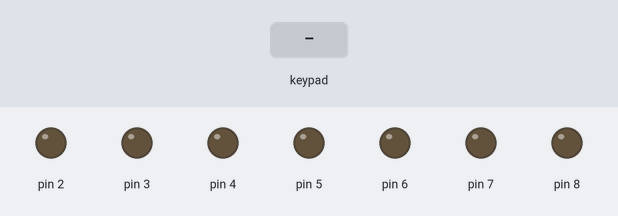
Bench run of a sketch on a simulated Arduino Uno, built with avr-gcc and run on an emulated ATmega328P. Parts: output pins drawn as LEDs (lit = HIGH). Dashed ring = blinking. The test bench sets the inputs (shaded band).

Above: at 1.2 s.
1.3 s: keypad keys 1 2 3 4 pressed 0.4 s apart
At 3.2 s:
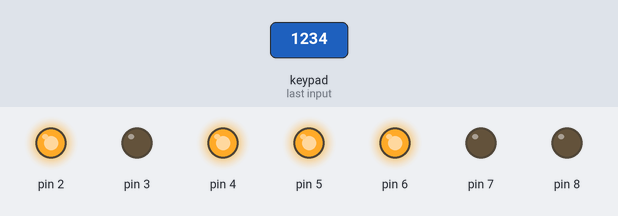
4.4 s: key 'A' pressed
At 4.7 s:
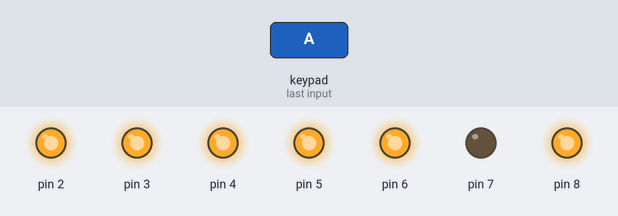
5.9 s: key '5' pressed
At 6.9 s:
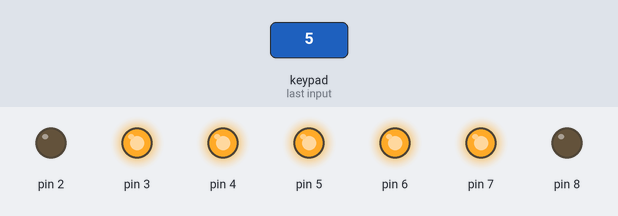
7.4 s: keypad keys 1 2 3 4 # pressed 0.4 s apart
At 9.3 s:
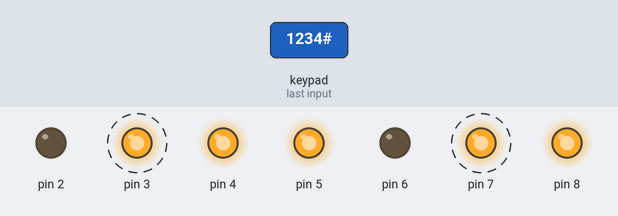
10.9 s: key '6' pressed
At 12.1 s:
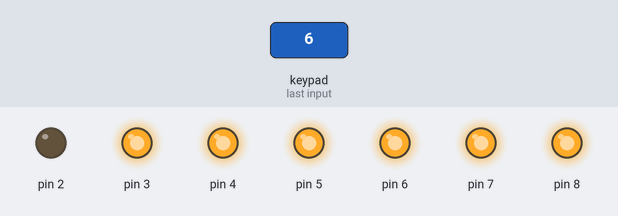
12.4 s: keypad keys 1 2 3 4 * pressed 0.4 s apart
At 14.6 s:
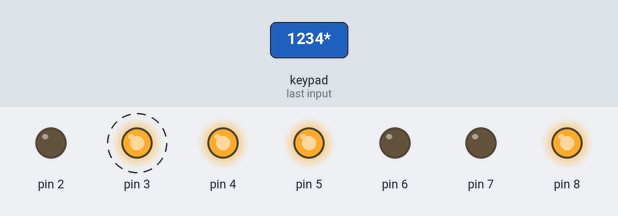
Timing chart, 0 to 16.1 s (numbered marks = the images above; inputs shaded):
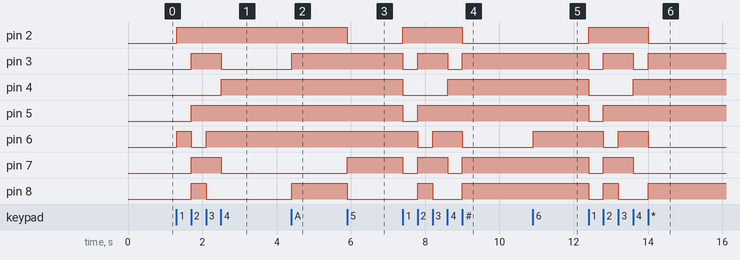

Measured:
- after the input at 1.3 s, pin 2: LOW → HIGH at once; pin 3, pin 7: LOW → HIGH after 0.41 s, → LOW 0.80 s later; pin 4: LOW → HIGH after 1.2 s; pin 5: LOW → HIGH after 0.41 s; pin 6: LOW → HIGH at once, → LOW 0.40 s later, → HIGH 0.39 s later
- after the input at 4.4 s, pin 3, pin 8: LOW → HIGH at once
- after the input at 5.9 s, pin 2, pin 8: HIGH → LOW at once; pin 7: LOW → HIGH at once
- after the input at 7.4 s, pin 2: LOW → HIGH at once, → LOW 1.6 s later; pin 3, pin 7: alternates HIGH for 0.81 s and LOW for 0.40 s, 4 changes in all, then stays HIGH, starting at once; pin 4: HIGH → LOW at once, → HIGH 1.2 s later; pin 5: HIGH → LOW at once, → HIGH 0.40 s later; pin 6: HIGH → LOW after 0.40 s, → HIGH 0.40 s later, → LOW 0.80 s later
- after the input at 10.9 s, pin 6: LOW → HIGH at once
- after the input at 12.4 s, pin 2: LOW → HIGH at once, → LOW 1.6 s later; pin 3: alternates HIGH for 0.81 s and LOW for 0.40 s, 4 changes in all, then stays HIGH, starting at once; pin 4: HIGH → LOW at once, → HIGH 1.2 s later; pin 5: HIGH → LOW at once, → HIGH 0.39 s later; pin 6: HIGH → LOW after 0.40 s, → HIGH 0.40 s later, → LOW 0.81 s later

The sketch:

5.1CM.ino
```cpp
#include <Keypad.h> //se muestra la libreria keypad.h
#define FILAS 4 //definimos las filas
#define COLUMNAS 4 //definimos las columnas
#define a 3 //empiezan las variables
#define b 2
#define c 6
#define d 7
#define e 8
#define f 4
#define g 5 //terminan las varibales
#define salida(pin)pinMode(pin,OUTPUT) //definimos la funcion de pines
#define off(pin)digitalWrite(pin,LOW)
#define on(pin)digitalWrite(pin,HIGH)


char keys[FILAS][COLUMNAS] = { //colocamos los pines de keypad
  {'1','2','3','A'},
  {'4','5','6','B'},
  {'7','8','9','C'},
  {'*','0','#','D'}
};

char key;
byte Filas[FILAS]={9,10,11,12}; //definimos los pines del keypad
byte Columnas[COLUMNAS] = {13,A0,A1,A2};

Keypad teclado = Keypad(makeKeymap(keys),Filas, Columnas,FILAS,COLUMNAS); //colocamos el código del keypad


void setup()
{
 Serial.begin(9600);//definimos las salidas
 salida(3);
 salida(2);
 salida(6);
 salida(7);
 salida(8);
 salida(4);
 salida(5);
}

void loop(){
  key = teclado.getKey();

  if(key){
  }

  switch(key){ //comenzamos a definir cada case con su pin del display
  case '1':
  off(3);
  on(2);
  on(6);
  off(7);
  off(8);
  off(4);
  off(5);
  delay(10);
   break;


  case '2':
    on(3);
   on(2);
   off(6);
   on(7);
   on(8);
   off(4);
   on(5);
   break;


  case '3':
   on(3);
   on(2);
   on(6);
   on(7);
   off(8);
   off(4);
   on(5);
    break;

  case '4':
   off(3);
   on(2);
   on(6);
   off(7);
   off(8);
   on(4);
   on(5);
    break;

  case '5':
   on(3);
   off(2);
   on(6);
   on(7);
   off(8);
   on(4);
   on(5);
    break;


  case '6':
   on(3);
   off(2);
   on(6);
   on(7);
   on(8);
   on(4);
   on(5);
    break;

  case '7':
   on(3);
   on(2);
   on(6);
   off(7);
   off(8);
   off(4);
   off(5);
    break;

  case '8':
   on(3);
   on(2);
   on(6);
   on(7);
   on(8);
   on(4);
   on(5);
    break;

  case '9':
   on(3);
   on(2);
   on(6);
   on(7);
   off(8);
   on(4);
   on(5);

    break;


  case '0':
   on(3);
   on(2);
   on(6);
   on(7);
   on(8);
   on(4);
   off(5);
    break;


    case 'A':
    on(3);
   on(2);
   on(6);
   off(7);
   on(8);
   on(4);
   on(5);
    break;


    case 'B':
   off(3);
   off(2);
   on(6);
   on(7);
   on(8);
   on(4);
   on(5);
    break;


    case 'C':
   on(3);
   off(2);
   off(6);
   on(7);
   on(8);
   on(4);
   off(5);
    break;


    case 'D':
   off(3);
   on(2);
   on(6);
   on(7);
   on(8);
   off(4);
   on(5);
    break;


    case '*':
   on(3);
   off(2);
   off(6);
   off(7);
   on(8);
   on(4);
   on(5);
    break;


    case '#':
   on(3);
   off(2);
   off(6);
   on(7);
   on(8);
   on(4);
   on(5);
    break; //terminamos de definir todos los case con dsiplay


  }
}//cerramos el código
```
